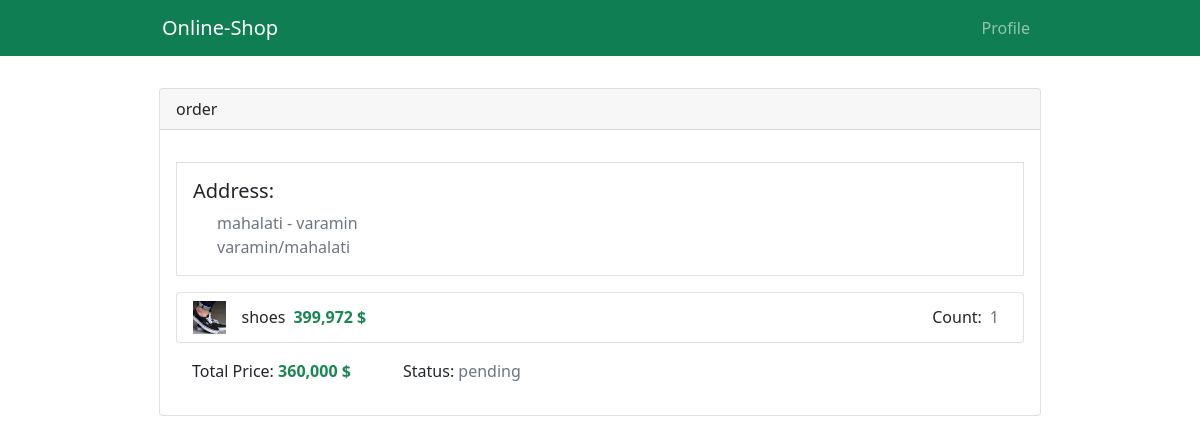
Screenshot of /accounts/order-detail/14/ (signed in) with the database file from the repository.
### orders/models.py (models this page shows, shortened)
class Order(models.Model):
    customer = models.ForeignKey(Customer,related_name="orders",on_delete=models.CASCADE)
    date = models.DateTimeField(default=timezone.now)
    total_price = models.PositiveIntegerField(default=0)
    discount_code = models.ForeignKey(DiscountCode, on_delete=models.CASCADE,null=True, blank=True)
    CHOICES = (
        ("P","pending"),
        ("A","accepted"),
        ("R","rejected")
    )
    address = models.ForeignKey(Address, on_delete=models.CASCADE)
    status = models.CharField(choices=CHOICES,max_length=1,default="P")

class OrderItem(models.Model):
    product = models.ForeignKey(Product,on_delete=models.CASCADE)
    count = models.PositiveIntegerField(default=1)
    order = models.ForeignKey(Order,on_delete=models.CASCADE, related_name="items")

### customers/models.py (models this page shows)
class Address(models.Model):
    customer = models.ForeignKey(Customer, on_delete=models.CASCADE)
    city = models.CharField(max_length=70)
    province = models.CharField(max_length=70)
    details = models.TextField()

### products/models.py (models this page shows, shortened)
class Product(models.Model):
    title = models.CharField(max_length=200)
    description = models.TextField()
    brand = models.CharField(max_length=200)
    available = models.PositiveIntegerField(default=0)
    discount = models.ForeignKey(Discount, null=True, blank=True, on_delete=models.SET_NULL)
    image = models.ImageField(upload_to="products_picture")
    price = models.PositiveIntegerField(default=0)
    category = models.ForeignKey(Category,on_delete=models.CASCADE)
    def get_end_price(self):
        discount = self.discount
        price = self.price
        if discount:
            if discount.type == "C":
                price = price - discount.amount
            elif discount.type == "P":
                if discount.max_amount and (price*discount.amount//100) >= discount.max_amount:
                    price = price - discount.max_amount
                else:
                    price = price - (price*discount.amount//100)
        return price

class Discount(models.Model):
    CHOICES = (
        ('C', 'cash'),
        ('P', 'percentage'),
    )
    type = models.CharField(max_length=1,choices=CHOICES)
    amount = models.IntegerField(default=0)
    max_amount = models.IntegerField(null=True, blank=True)

### customers/views.py (the view)
# urls.py: path('order-detail/<int:pk>/', views.OrderDetailView.as_view(), name="order-detail"),
class OrderDetailView(LoginRequiredMixin, DetailView):
    model = Order
    template_name = 'customers/order-detail.html'

### customers/templates/customers/order-detail.html
{% extends 'core/base.html' %}
{% load humanize %}
{% block content %}
<div class="w-75 mt-3 mx-auto">
    <div class="card">
        <div class="card-header">order</div>
        <div class="card-body">
            <div class="my-3 border p-3">
                <h5>Address:</h5>
                <div class="text-muted ms-4">{{ object.address.province }} - {{ object.address.city }}</div>
                <div class="text-muted ms-4">{{ object.address.details }}</div>
            </div>
            <ul class="list-group">
                {% for item in object.items.all %}
                <li class="list-group-item d-flex align-items-center">
                    <div class="ratio ratio-1x1 me-3" style="width: 4%;">
                        <img src="{{ item.product.image.url }}" style="object-fit: cover;">
                    </div>
                    {{ item.product.title }}<span class="ms-2 text-success fw-bold">{{ item.product.get_end_price|intcomma}} $</span>
                    <div class="ms-auto d-flex align-items-center">
                        Count: <span class="text-muted mx-2">{{ item.count }}</span>
                    </div>
                </li>
                {% endfor %}
            </ul>
            <div class="my-3 ps-3">
                Total Price: <span class="text-success fw-bold">{{ object.total_price|intcomma }} $</span> <span class="ms-5">Status: <span class="text-muted">{{ object.get_status_display }}</span></span>
            </div>
        </div>
    </div>
</div>
{% endblock %}

### rows the page displays
Order: address.province "mahalati", address.city "varamin", address.details "varamin/mahalati", total_price "360,000", status "pending"
OrderItem: product.image (picture), product "shoes", product.get_end_price "399,972", count "1"
